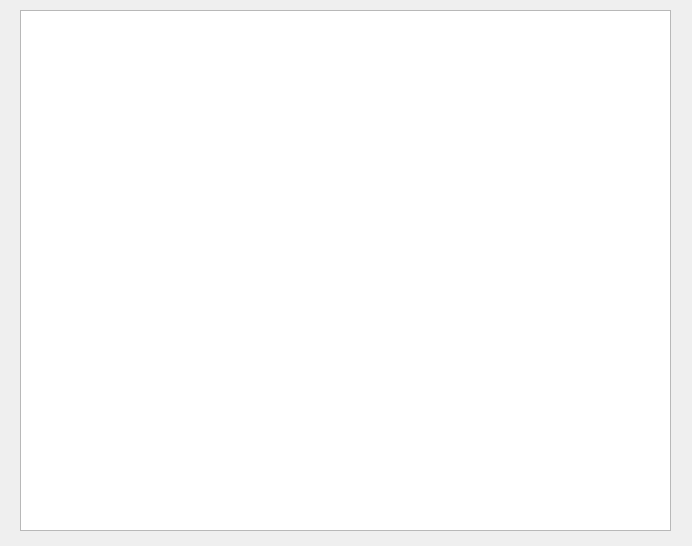
<?xml version="1.0" encoding="UTF-8"?>
<ui version="4.0">
 <class>QTextEdit</class>
 <widget class="QDialog" name="QTextEdit">
  <property name="geometry">
   <rect>
    <x>0</x>
    <y>0</y>
    <width>692</width>
    <height>546</height>
   </rect>
  </property>
  <property name="windowTitle">
   <string>Dialog</string>
  </property>
  <widget class="QPlainTextEdit" name="plainTextEdit">
   <property name="geometry">
    <rect>
     <x>20</x>
     <y>10</y>
     <width>651</width>
     <height>521</height>
    </rect>
   </property>
  </widget>
 </widget>
 <resources/>
 <connections/>
</ui>
